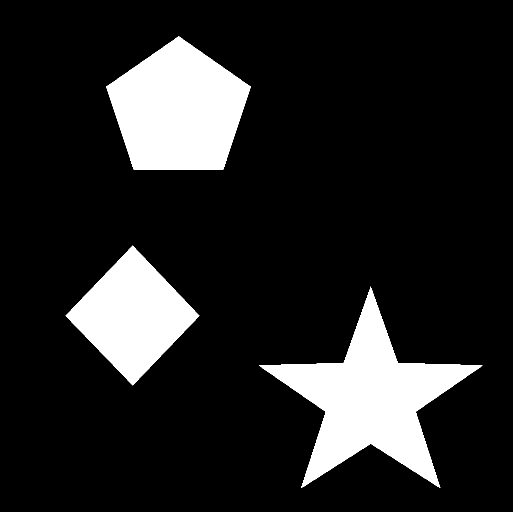
#> input picture Atividade avaliativa 1/objects.png, 1025 x 1024 px (shown at 1/2 size)
$ python 'Exercicio 1.py'
#> lines starting #> are read from the running program, lines starting #| are printed output that depends on the picture; after the words box and inside, x2 and y2 are one past the last pixel; in counts of white or black regions, pixels touching at a corner belong together
# Exerc韈io 01
# Aluno: Igor Gabriel Pereira
#Cod.: 825.399

# Buscar imagem no Github

import cv2 as cv
import matplotlib.pyplot as plt

img1 = cv.imread("objects.png");
#> img1 is the input picture: shape (1024, 1025, 3); 14.5% white; 3 white regions, box (x1, y1, x2, y2) and area: (518, 573, 965, 976) 61525, (212, 73, 502, 339) 53363, (131, 491, 399, 771) 37512
img1 = cv.cvtColor(img1,cv.COLOR_BGR2RGB)

img2 = cv.cvtColor(img1,cv.COLOR_RGB2GRAY)
#> img2: shape (1024, 1025); 14.5% white; 3 white regions

ret, img2 = cv.threshold(img2,127,255,cv.THRESH_BINARY)

contorno, ordem = cv.findContours(img2, cv.RETR_EXTERNAL,cv.CHAIN_APPROX_SIMPLE)
#> contorno = 3 contours; box (x1, y1, x2, y2) and area: (518, 573, 965, 976) 60779, (212, 73, 502, 339) 52963, (131, 491, 399, 771) 37232; ordem = [[1, -1, -1, -1], [2, 0, -1, -1], [-1, 1, -1, -1]]

for c in contorno:
  x,y,w,h = cv.boundingRect(c)
  cv.rectangle(img1,(x,y),(x+w,y+h),(255,242,0),2)
#> this loop made 3 passes
#> (x, y, w, h) on passes 1 to 3: (518, 573, 447, 403), (131, 491, 268, 280), (212, 73, 290, 266)
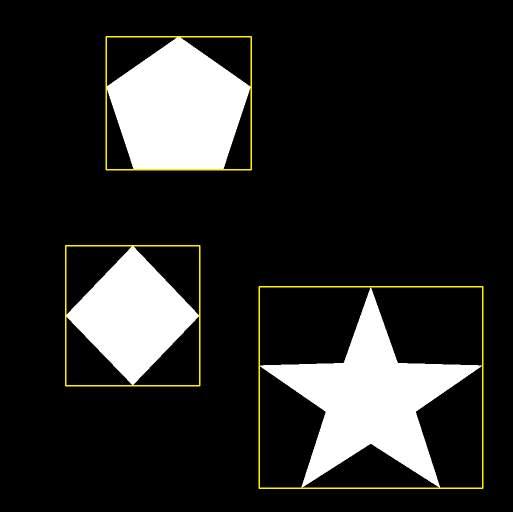
#> img1: shape (1024, 1025, 3) (shown at 1/2 size); 1.12% of pixels changed, all inside (x1, y1, x2, y2) = (130, 72, 967, 978)

plt.figure(figsize=(8,8))
plt.imshow(img1)
